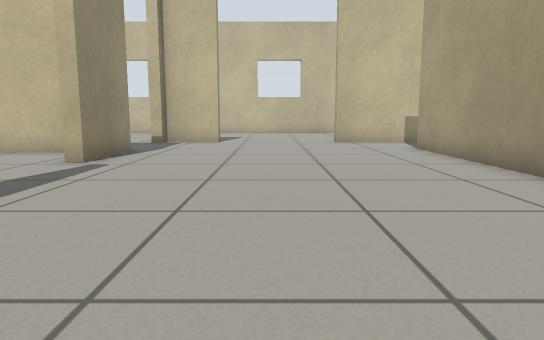
View 1 (above)

24 first-person views from a walk through a world built for the Gazebo simulator. The camera is 0.5 m above the floor, tilts 8° down and sees 70° across. The floor is counted in squares, 0.5 m on a side. Each view is taken from the middle of a square. On the plan, view 1 faces up. The plan holds only what a view shows up to about 13 squares ahead; the rest is blank. The place goes on beyond the plan.

View 2
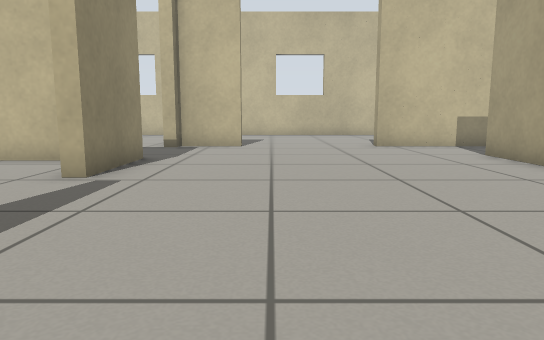

View 3
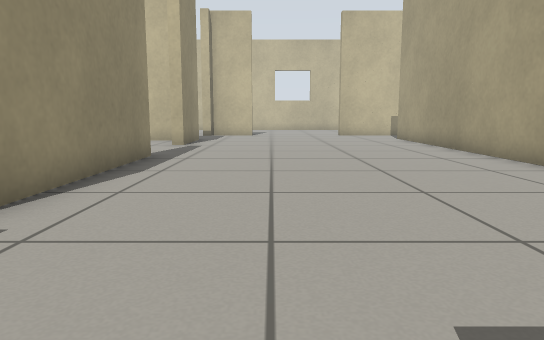

View 4
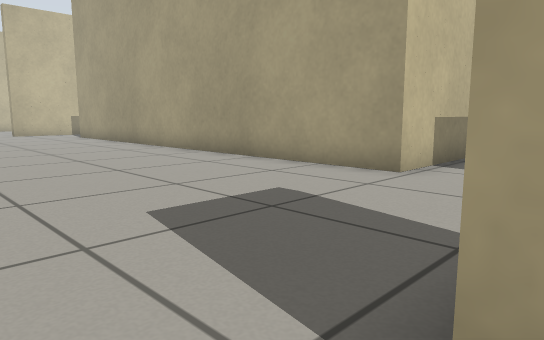

View 5
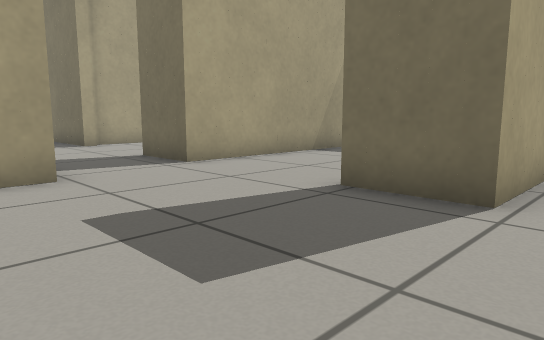

View 6
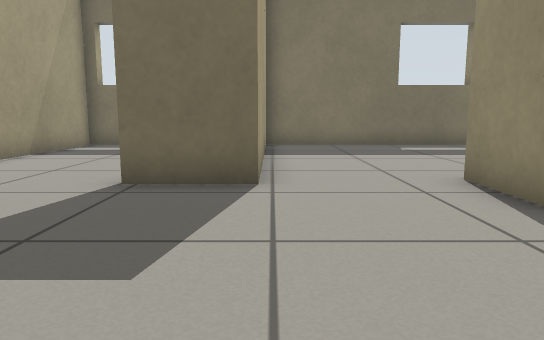

View 7
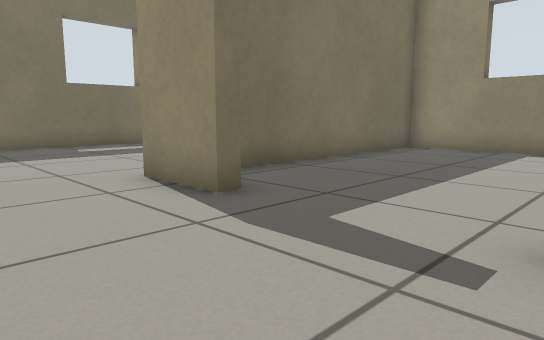

View 8
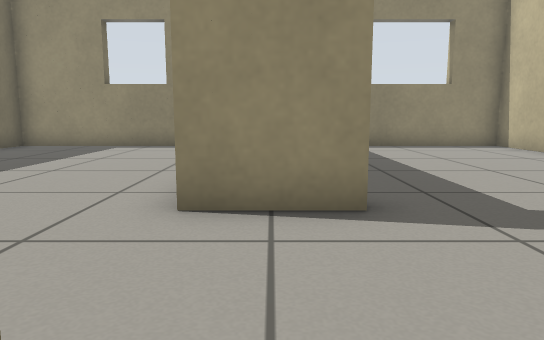

View 9
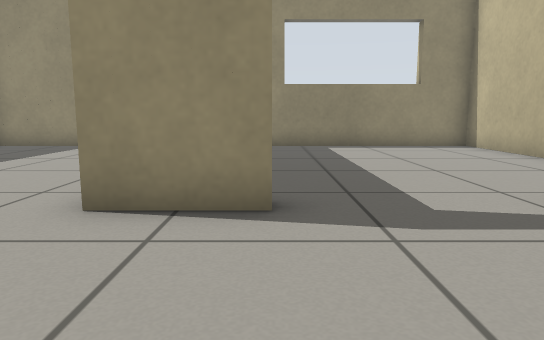

View 10
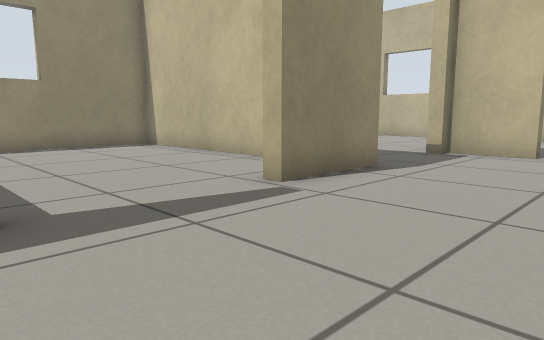

View 11
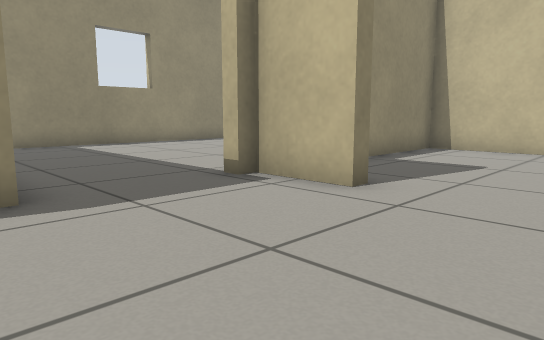

View 12
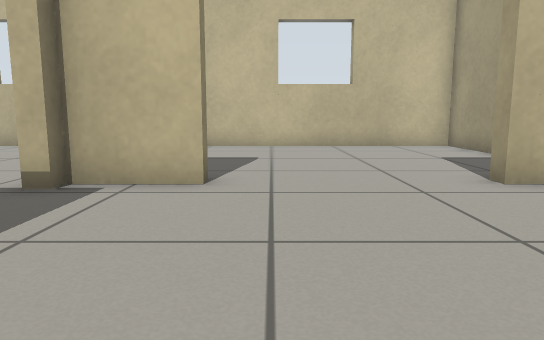

View 13
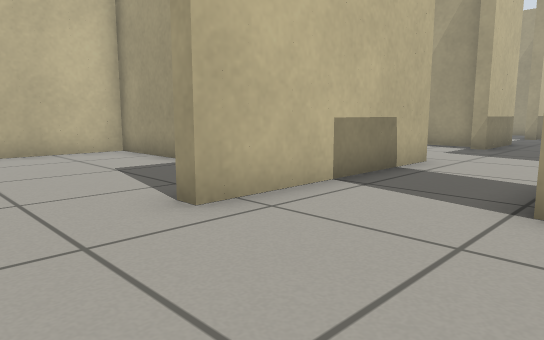

View 14
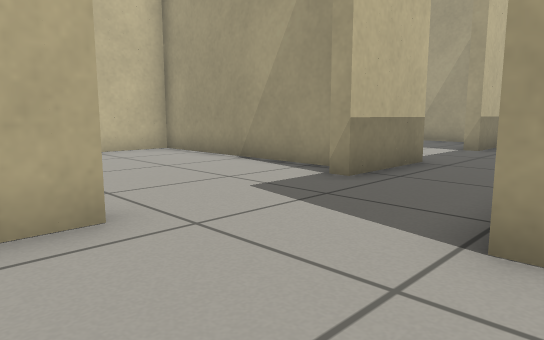

View 15
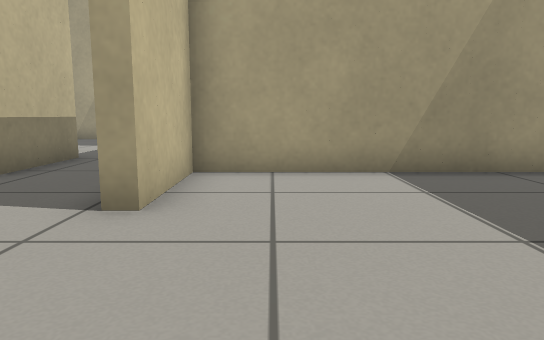

View 16
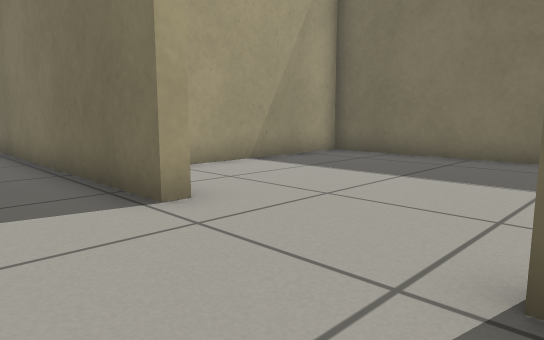

View 17
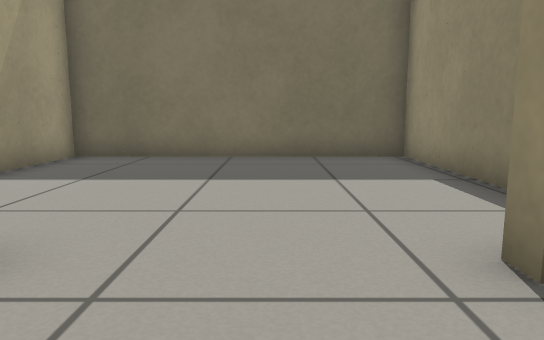

View 18
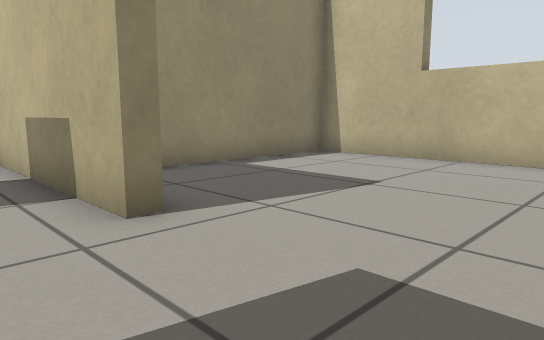

View 19
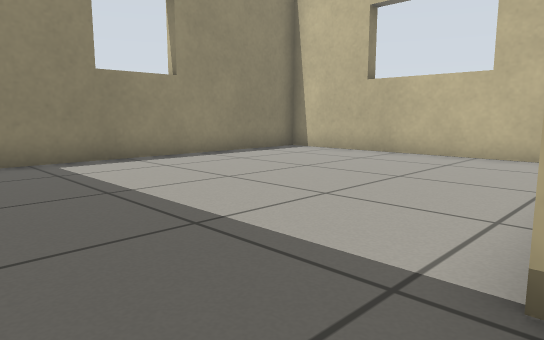

View 20
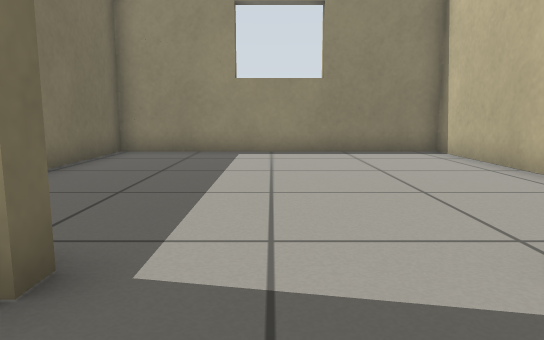

View 21
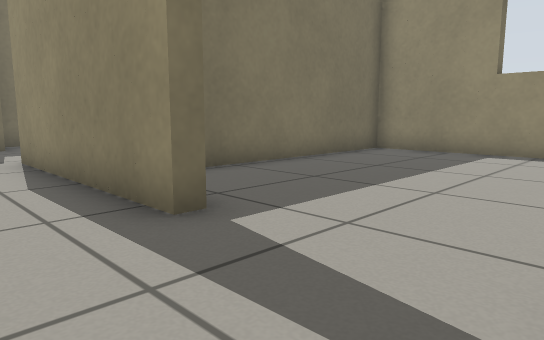

View 22
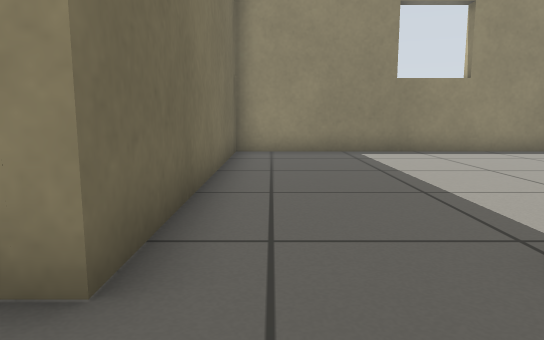

View 23
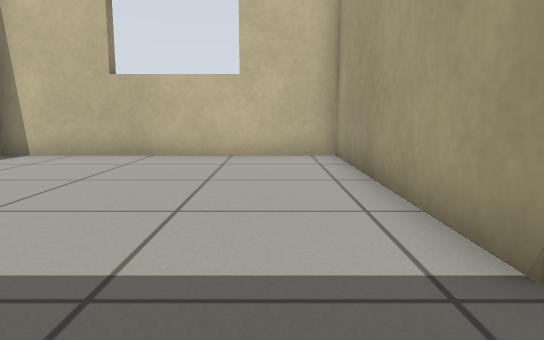

View 24
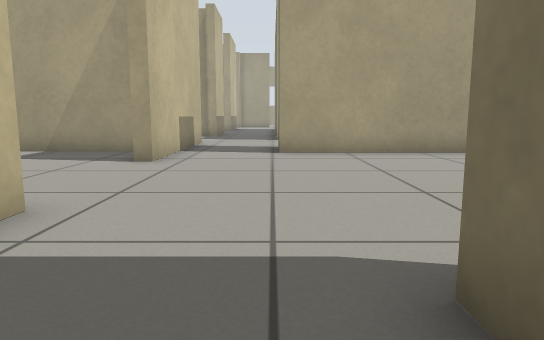

### Floor plan
Ten units are one square. View 1 is at (0, 0); x grows to the right and y downward. Boxes are objects, and circles mark ways between rooms. Rooms are numbered by the first view taken in them; rooms with no view inside come last. Other rooms are left out.
<svg viewBox="-133 -223 344 370">
<path fill="none" stroke="#000" d="M-40 -46 -40 15M44 38 44 -119M48 -118 64 -118M-40 -110 -40 -82 -45 -82M100 -118 184 -118M-45 50 -40 50 -40 70M-20 -146 -40 -146 -40 -142 -44 -142M84 -146 24 -146M-8 76 -8 66 12 66M152 -146 124 -146M41 142 52 142 52 66M206 -146 188 -146M-45 -46 -40 -46M48 -89 48 -46 128 -46 128 -114 100 -114 100 -118M64 -118 64 -114M-44 -142 -44 -218 -128 -218 -128 -110 -40 -110M-56 -106 -128 -106 -128 -18 -64 -18M-76 142 -8 142M-128 91 -128 142 -116 142M-8 129 -8 76M-91 -14 -128 -14 -128 66 -46 66M-20 -151 -20 -146M24 -146 24 -150M48 -158 48 -218 -40 -218 -40 -182M124 -146 124 -150M132 -152 132 -218 52 -218 52 -168M84 -151 84 -146"/>
<circle cx="80" cy="-115" r="3" fill="#2a7"/>
<circle cx="-40" cy="-130" r="3" fill="#2a7"/>
<circle cx="-40" cy="-65" r="3" fill="#2a7"/>
<circle cx="-25" cy="70" r="3" fill="#2a7"/>
<circle cx="-40" cy="30" r="3" fill="#2a7"/>
<circle cx="0" cy="-150" r="3" fill="#2a7"/>
<circle cx="105" cy="-150" r="3" fill="#2a7"/>
<text x="30" y="-40">1</text>
<text x="90" y="-90">2</text>
<text x="-90" y="-170">3</text>
<text x="-90" y="-70">4</text>
<text x="-70" y="100">5</text>
<text x="-90" y="30">6</text>
<text x="0" y="-180">7</text>
<text x="90" y="-180">8</text>
</svg>
Room 1 opens to room 2. Room 1 opens to room 3. Room 1 opens to room 4. Room 1 opens to room 5. Room 1 opens to room 6. Room 1 opens to room 7. Room 1 opens to room 8.

Where each view was taken, in squares from view 1:
view 1: 0 up, 0 right, facing up
view 2: 2 up, 1 left, facing up
view 3: 5 down, 1 left, facing up
view 4: 7 down, 2 left, facing up-right
view 5: 2 down, 2 left, facing down-right
view 6: 1 down, 1 left, facing down
view 7: 1 down, 1 left, facing down-left
view 8: 6 down, 0 right, facing left
view 9: 5 down, 0 right, facing left
view 10: 4 up, 0 right, facing up-left
view 11: 10 up, 1 right, facing up-left
view 12: 9 up, 1 left, facing up
view 13: 11 up, 0 right, facing up-right
view 14: 11 up, 7 right, facing up-right
view 15: 10 up, 6 right, facing right
view 16: 14 up, 6 right, facing down-right
view 17: 14 up, 8 right, facing down
view 18: 13 up, 12 right, facing up-left
view 19: 12 up, 4 left, facing up-left
view 20: 6 up, 2 left, facing left
view 21: 8 up, 2 left, facing down-left
view 22: 12 up, 2 left, facing left
view 23: 12 up, 6 left, facing up
view 24: 12 up, 6 left, facing right
